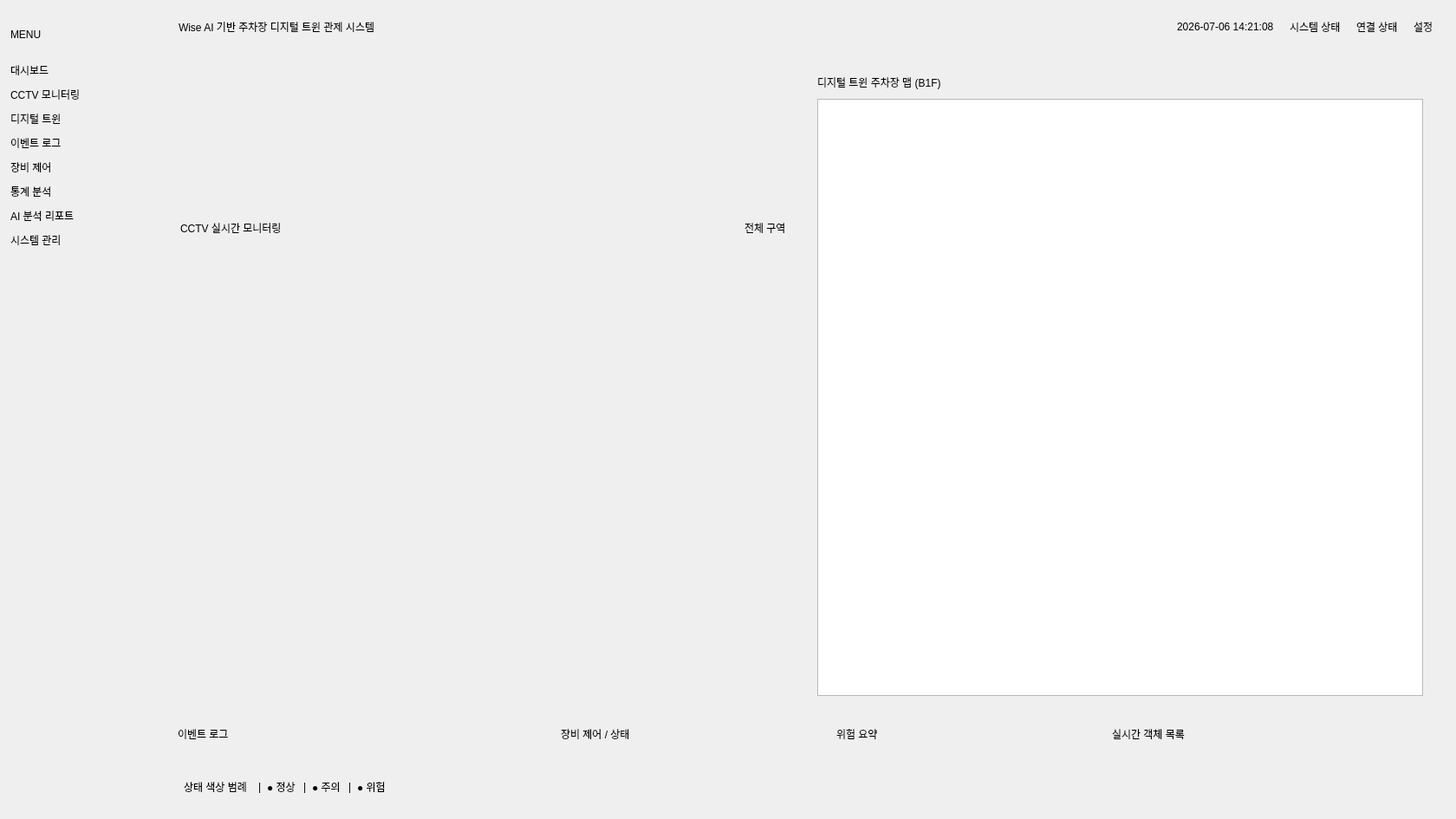
<?xml version="1.0" encoding="UTF-8"?>
<ui version="4.0">
 <class>MainWindow</class>
 <widget class="QMainWindow" name="MainWindow">
  <property name="geometry">
   <rect>
    <x>0</x>
    <y>0</y>
    <width>1680</width>
    <height>945</height>
   </rect>
  </property>
  <property name="minimumSize">
   <size>
    <width>1280</width>
    <height>720</height>
   </size>
  </property>
  <property name="windowTitle">
   <string>Wise AI Parking Safety Control</string>
  </property>
  <widget class="QWidget" name="centralwidget">
   <layout class="QHBoxLayout" name="rootLayout">
    <property name="spacing">
     <number>0</number>
    </property>
    <property name="leftMargin">
     <number>0</number>
    </property>
    <property name="topMargin">
     <number>0</number>
    </property>
    <property name="rightMargin">
     <number>0</number>
    </property>
    <property name="bottomMargin">
     <number>0</number>
    </property>
    <item>
     <widget class="QFrame" name="sidebarFrame">
      <property name="minimumSize">
       <size>
        <width>178</width>
        <height>0</height>
       </size>
      </property>
      <property name="maximumSize">
       <size>
        <width>178</width>
        <height>16777215</height>
       </size>
      </property>
      <layout class="QVBoxLayout" name="sidebarLayout">
       <property name="spacing">
        <number>10</number>
       </property>
       <property name="leftMargin">
        <number>12</number>
       </property>
       <property name="topMargin">
        <number>18</number>
       </property>
       <property name="rightMargin">
        <number>12</number>
       </property>
       <property name="bottomMargin">
        <number>14</number>
       </property>
       <item>
        <widget class="QLabel" name="menuIconLabel">
         <property name="minimumSize">
          <size>
           <width>0</width>
           <height>44</height>
          </size>
         </property>
         <property name="text">
          <string>MENU</string>
         </property>
        </widget>
       </item>
       <item>
        <widget class="QLabel" name="navDashboard">
         <property name="text">
          <string>대시보드</string>
         </property>
        </widget>
       </item>
       <item>
        <widget class="QLabel" name="navCctv">
         <property name="text">
          <string>CCTV 모니터링</string>
         </property>
        </widget>
       </item>
       <item>
        <widget class="QLabel" name="navTwin">
         <property name="text">
          <string>디지털 트윈</string>
         </property>
        </widget>
       </item>
       <item>
        <widget class="QLabel" name="navEvents">
         <property name="text">
          <string>이벤트 로그</string>
         </property>
        </widget>
       </item>
       <item>
        <widget class="QLabel" name="navControl">
         <property name="text">
          <string>장비 제어</string>
         </property>
        </widget>
       </item>
       <item>
        <widget class="QLabel" name="navStats">
         <property name="text">
          <string>통계 분석</string>
         </property>
        </widget>
       </item>
       <item>
        <widget class="QLabel" name="navReports">
         <property name="text">
          <string>AI 분석 리포트</string>
         </property>
        </widget>
       </item>
       <item>
        <widget class="QLabel" name="navSystem">
         <property name="text">
          <string>시스템 관리</string>
         </property>
        </widget>
       </item>
       <item>
        <spacer name="sidebarSpacer">
         <property name="orientation">
          <enum>Qt::Orientation::Vertical</enum>
         </property>
         <property name="sizeHint" stdset="0">
          <size>
           <width>20</width>
           <height>40</height>
          </size>
         </property>
        </spacer>
       </item>
      </layout>
     </widget>
    </item>
    <item>
     <layout class="QVBoxLayout" name="mainContentLayout">
      <property name="spacing">
       <number>14</number>
      </property>
      <property name="leftMargin">
       <number>18</number>
      </property>
      <property name="topMargin">
       <number>0</number>
      </property>
      <property name="rightMargin">
       <number>26</number>
      </property>
      <property name="bottomMargin">
       <number>14</number>
      </property>
      <item>
       <widget class="QFrame" name="topBarFrame">
        <property name="minimumSize">
         <size>
          <width>0</width>
          <height>62</height>
         </size>
        </property>
        <property name="maximumSize">
         <size>
          <width>16777215</width>
          <height>62</height>
         </size>
        </property>
        <layout class="QHBoxLayout" name="topBarLayout">
         <property name="spacing">
          <number>18</number>
         </property>
         <property name="leftMargin">
          <number>10</number>
         </property>
         <property name="topMargin">
          <number>0</number>
         </property>
         <property name="rightMargin">
          <number>0</number>
         </property>
         <property name="bottomMargin">
          <number>0</number>
         </property>
         <item>
          <widget class="QLabel" name="titleLabel">
           <property name="text">
            <string>Wise AI 기반 주차장 디지털 트윈 관제 시스템</string>
           </property>
          </widget>
         </item>
         <item>
          <spacer name="topSpacer">
           <property name="orientation">
            <enum>Qt::Orientation::Horizontal</enum>
           </property>
           <property name="sizeHint" stdset="0">
            <size>
             <width>40</width>
             <height>20</height>
            </size>
           </property>
          </spacer>
         </item>
         <item>
          <widget class="QLabel" name="dateLabel">
           <property name="text">
            <string>2026-07-06 14:21:08</string>
           </property>
          </widget>
         </item>
         <item>
          <widget class="QLabel" name="systemStatusLabel">
           <property name="text">
            <string>시스템 상태</string>
           </property>
          </widget>
         </item>
         <item>
          <widget class="QLabel" name="connectionStatusLabel">
           <property name="text">
            <string>연결 상태</string>
           </property>
          </widget>
         </item>
         <item>
          <widget class="QLabel" name="settingsLabel">
           <property name="text">
            <string>설정</string>
           </property>
          </widget>
         </item>
        </layout>
       </widget>
      </item>
      <item>
       <widget class="QFrame" name="topSectionFrame">
        <property name="minimumSize">
         <size>
          <width>0</width>
          <height>0</height>
         </size>
        </property>
        <layout class="QHBoxLayout" name="topSectionLayout">
         <property name="spacing">
          <number>12</number>
         </property>
         <property name="leftMargin">
          <number>0</number>
         </property>
         <property name="topMargin">
          <number>0</number>
         </property>
         <property name="rightMargin">
          <number>0</number>
         </property>
         <property name="bottomMargin">
          <number>0</number>
         </property>
         <item>
          <widget class="QFrame" name="cctvCard">
           <property name="minimumSize">
            <size>
             <width>0</width>
             <height>0</height>
            </size>
           </property>
           <layout class="QVBoxLayout" name="cctvCardLayout">
            <property name="spacing">
             <number>10</number>
            </property>
            <property name="leftMargin">
             <number>12</number>
            </property>
            <property name="topMargin">
             <number>10</number>
            </property>
            <property name="rightMargin">
             <number>12</number>
            </property>
            <property name="bottomMargin">
             <number>12</number>
            </property>
            <item>
             <layout class="QHBoxLayout" name="cctvHeaderLayout">
              <item>
               <widget class="QLabel" name="monitorTitleLabel">
                <property name="text">
                 <string>CCTV 실시간 모니터링</string>
                </property>
               </widget>
              </item>
              <item>
               <spacer name="monitorHeaderSpacer">
                <property name="orientation">
                 <enum>Qt::Orientation::Horizontal</enum>
                </property>
                <property name="sizeHint" stdset="0">
                 <size>
                  <width>40</width>
                  <height>20</height>
                 </size>
                </property>
               </spacer>
              </item>
              <item>
               <widget class="QLabel" name="cameraSelectLabel">
                <property name="sizePolicy">
                 <sizepolicy hsizetype="Fixed" vsizetype="Preferred">
                  <horstretch>0</horstretch>
                  <verstretch>0</verstretch>
                 </sizepolicy>
                </property>
                <property name="text">
                 <string>전체 구역</string>
                </property>
               </widget>
              </item>
             </layout>
            </item>
            <item>
             <layout class="QGridLayout" name="videoGridLayout">
              <property name="spacing">
               <number>8</number>
              </property>
              <item row="0" column="0">
               <widget class="ClickableVideoWidget" name="camView1" native="true"/>
              </item>
              <item row="0" column="1">
               <widget class="ClickableVideoWidget" name="camView2" native="true"/>
              </item>
              <item row="1" column="0">
               <widget class="ClickableVideoWidget" name="camView3" native="true"/>
              </item>
              <item row="1" column="1">
               <widget class="ClickableVideoWidget" name="camView4" native="true"/>
              </item>
             </layout>
            </item>
           </layout>
          </widget>
         </item>
         <item>
          <widget class="QFrame" name="mapCard">
           <property name="minimumSize">
            <size>
             <width>0</width>
             <height>0</height>
            </size>
           </property>
           <layout class="QVBoxLayout" name="mapCardLayout">
            <property name="spacing">
             <number>10</number>
            </property>
            <property name="leftMargin">
             <number>12</number>
            </property>
            <property name="topMargin">
             <number>10</number>
            </property>
            <property name="rightMargin">
             <number>12</number>
            </property>
            <property name="bottomMargin">
             <number>12</number>
            </property>
            <item>
             <widget class="QLabel" name="mapTitleLabel">
              <property name="text">
               <string>디지털 트윈 주차장 맵 (B1F)</string>
              </property>
             </widget>
            </item>
            <item>
             <widget class="DigitalTwinMapWidget" name="digitalTwinMapWidget"/>
            </item>
           </layout>
          </widget>
         </item>
        </layout>
       </widget>
      </item>
      <item>
       <widget class="QFrame" name="bottomSectionFrame">
        <property name="minimumSize">
         <size>
          <width>0</width>
          <height>0</height>
         </size>
        </property>
        <layout class="QHBoxLayout" name="bottomSectionLayout">
         <property name="spacing">
          <number>12</number>
         </property>
         <property name="leftMargin">
          <number>0</number>
         </property>
         <property name="topMargin">
          <number>0</number>
         </property>
         <property name="rightMargin">
          <number>0</number>
         </property>
         <property name="bottomMargin">
          <number>0</number>
         </property>
         <item>
          <widget class="QFrame" name="eventLogCard">
           <property name="minimumSize">
            <size>
             <width>430</width>
             <height>0</height>
            </size>
           </property>
           <layout class="QVBoxLayout" name="eventLogLayout">
            <item>
             <widget class="QLabel" name="eventLogTitleLabel">
              <property name="text">
               <string>이벤트 로그</string>
              </property>
             </widget>
            </item>
            <item>
             <widget class="QFrame" name="eventLogBodyFrame"/>
            </item>
           </layout>
          </widget>
         </item>
         <item>
          <widget class="QFrame" name="deviceStatusCard">
           <property name="minimumSize">
            <size>
             <width>250</width>
             <height>0</height>
            </size>
           </property>
           <layout class="QVBoxLayout" name="deviceStatusLayout">
            <item>
             <widget class="QLabel" name="deviceStatusTitleLabel">
              <property name="text">
               <string>장비 제어 / 상태</string>
              </property>
             </widget>
            </item>
            <item>
             <widget class="QFrame" name="deviceStatusBodyFrame"/>
            </item>
           </layout>
          </widget>
         </item>
         <item>
          <widget class="QFrame" name="riskSummaryCard">
           <property name="minimumSize">
            <size>
             <width>250</width>
             <height>0</height>
            </size>
           </property>
           <layout class="QVBoxLayout" name="riskSummaryLayout">
            <item>
             <widget class="QLabel" name="riskSummaryTitleLabel">
              <property name="text">
               <string>위험 요약</string>
              </property>
             </widget>
            </item>
            <item>
             <widget class="QFrame" name="riskSummaryBodyFrame"/>
            </item>
           </layout>
          </widget>
         </item>
         <item>
          <widget class="QFrame" name="objectListCard">
           <property name="minimumSize">
            <size>
             <width>380</width>
             <height>0</height>
            </size>
           </property>
           <layout class="QVBoxLayout" name="objectListLayout">
            <item>
             <widget class="QLabel" name="objectListTitleLabel">
              <property name="text">
               <string>실시간 객체 목록</string>
              </property>
             </widget>
            </item>
            <item>
             <widget class="QFrame" name="objectListBodyFrame"/>
            </item>
           </layout>
          </widget>
         </item>
        </layout>
       </widget>
      </item>
      <item>
       <widget class="QFrame" name="legendFrame">
        <property name="minimumSize">
         <size>
          <width>0</width>
          <height>46</height>
         </size>
        </property>
        <property name="maximumSize">
         <size>
          <width>16777215</width>
          <height>46</height>
         </size>
        </property>
        <layout class="QHBoxLayout" name="legendLayout">
         <property name="leftMargin">
          <number>16</number>
         </property>
         <property name="topMargin">
          <number>0</number>
         </property>
         <property name="rightMargin">
          <number>16</number>
         </property>
         <property name="bottomMargin">
          <number>0</number>
         </property>
         <item>
          <widget class="QLabel" name="legendLabel">
           <property name="text">
            <string>상태 색상 범례  </string>
           </property>
          </widget>
         </item>
         <item>
          <widget class="QLabel" name="separateLabel_1">
           <property name="text">
            <string>|</string>
           </property>
          </widget>
         </item>
         <item>
          <widget class="QLabel" name="safeLabel">
           <property name="text">
            <string>● 정상 </string>
           </property>
          </widget>
         </item>
         <item>
          <widget class="QLabel" name="separateLabel_2">
           <property name="text">
            <string>|</string>
           </property>
          </widget>
         </item>
         <item>
          <widget class="QLabel" name="warnLabel">
           <property name="text">
            <string>● 주의 </string>
           </property>
          </widget>
         </item>
         <item>
          <widget class="QLabel" name="separateLabel_3">
           <property name="text">
            <string>|</string>
           </property>
          </widget>
         </item>
         <item>
          <widget class="QLabel" name="dangerLabel">
           <property name="text">
            <string>● 위험 </string>
           </property>
          </widget>
         </item>
         <item>
          <spacer name="legendSpacer">
           <property name="orientation">
            <enum>Qt::Orientation::Horizontal</enum>
           </property>
           <property name="sizeHint" stdset="0">
            <size>
             <width>40</width>
             <height>20</height>
            </size>
           </property>
          </spacer>
         </item>
        </layout>
       </widget>
      </item>
     </layout>
    </item>
   </layout>
  </widget>
 </widget>
 <customwidgets>
  <customwidget>
   <class>ClickableVideoWidget</class>
   <extends>QWidget</extends>
   <header>ui/ClickableVideoWidget.h</header>
   <container>1</container>
  </customwidget>
  <customwidget>
   <class>DigitalTwinMapWidget</class>
   <extends>QGraphicsView</extends>
   <header>ui/DigitalTwinMapWidget.h</header>
  </customwidget>
 </customwidgets>
 <resources/>
 <connections/>
</ui>
